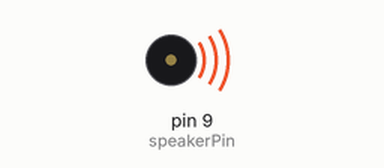
The sketch below on a simulated Arduino Uno, built with avr-gcc and run on an emulated ATmega328P. Shown: buzzer (waves = sounding).

Above: at 0.1 s.
Timing chart, 0 to 1.6 s (numbered marks = the images above):
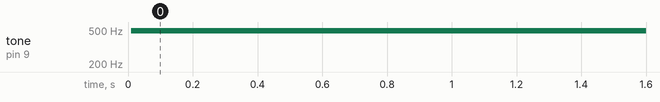

The sketch:

sonidoBocinaPruebaAnalogica_sketch_jun24e.ino
```cpp
const int speakerPin = 9;  // Pin conectado al parlante
int intensity = 0;        // Intensidad del sonido

void setup() {
  pinMode(speakerPin, OUTPUT);  // Configura el pin del parlante como salida
}

void loop() {
  // Genera un pequeño ruido con una intensidad variable
  analogWrite(speakerPin, intensity);

  // Incrementa la intensidad en cada iteración
  intensity = (intensity + 1) % 256;

  // Pequeña pausa para apreciar los cambios en la intensidad
  delay(10);
}
```

Measured:
- by itself, tone on pin 9 (speakerPin): silent → 490 Hz at 0.01 s
